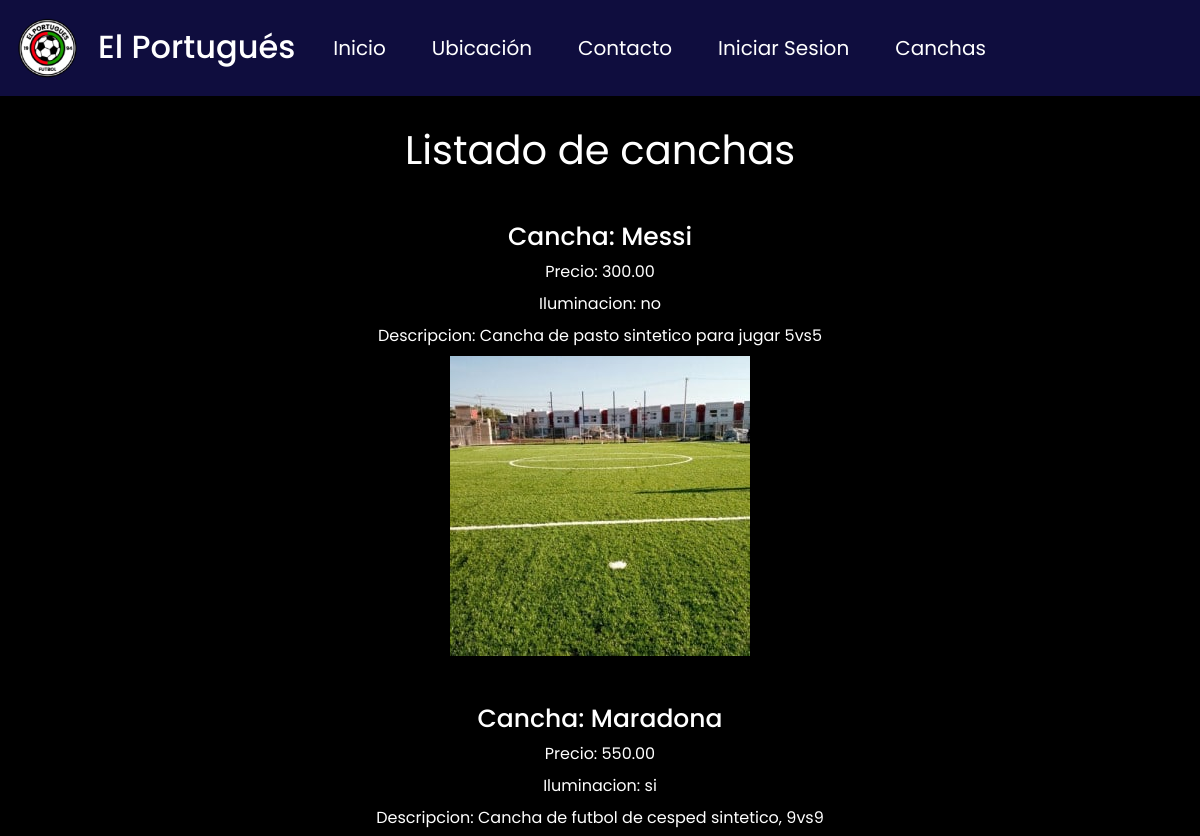
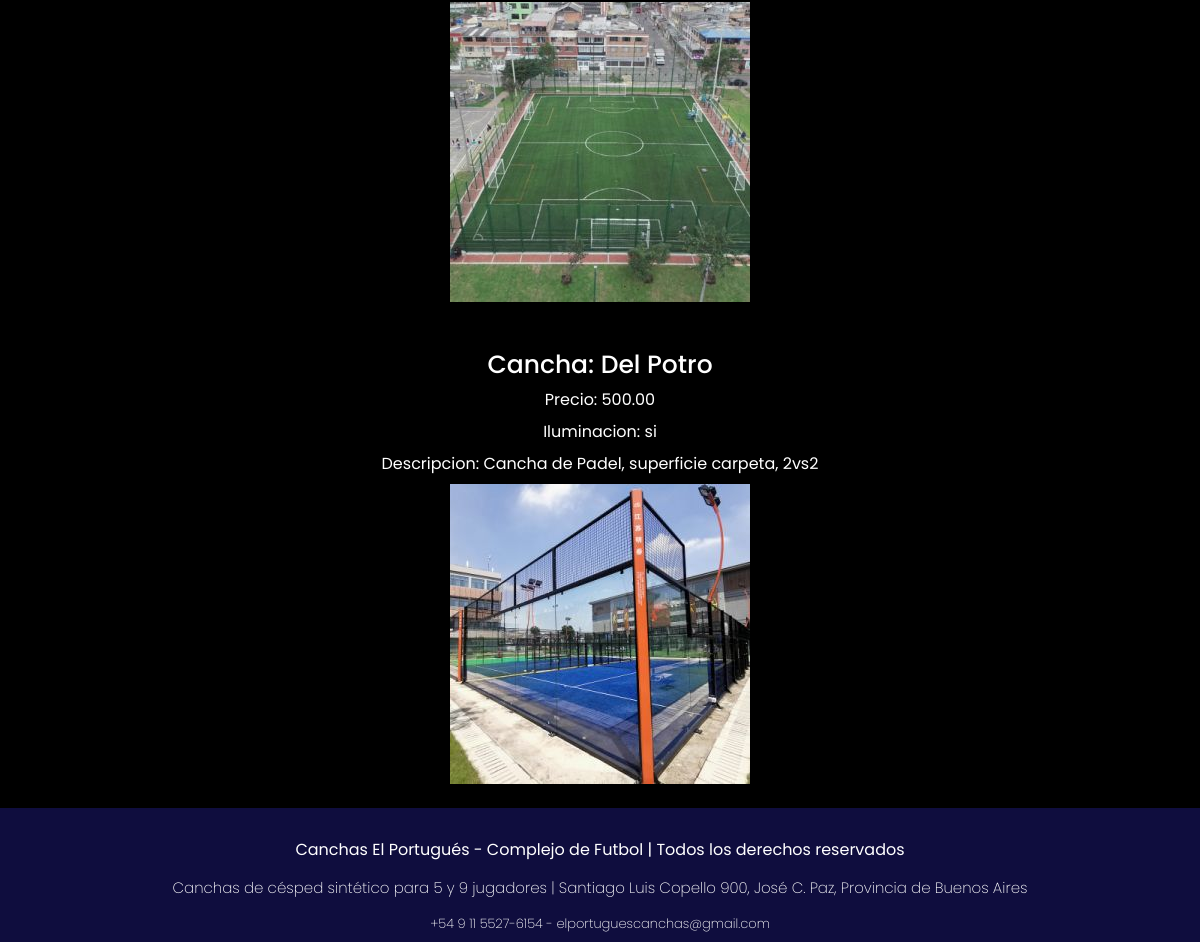
/canchas/index.php, run on the app's committed database (2 pictures, top to bottom).
### tables this page shows
CREATE TABLE `productos` (
  `codigoProducto` int(12) UNSIGNED NOT NULL,
  `nombreProducto` varchar(100) NOT NULL,
  `precioProducto` float(9,2) UNSIGNED DEFAULT NULL,
  `iluminacionProducto` varchar(10) NOT NULL,
  `fotoProducto` varchar(100) DEFAULT NULL,
  `descripcionProducto` text DEFAULT NULL,
  `categoriaProducto` tinyint(2) UNSIGNED NOT NULL
);

### canchas/index.php (the view)
<?php
include_once "headerCanchas.php"
?>
<?php
if(mysqli_connect('localhost','root','','carrito')){
	echo "<h1 class='centrar predio letrasubtitulo'>Listado de canchas</h1>";
	$con = mysqli_connect('localhost','root','','carrito');
	$consulta = "SELECT codigoProducto, nombreProducto, precioProducto, iluminacionProducto, descripcionProducto, fotoProducto FROM productos ";
		if($resultado = mysqli_query($con, $consulta)){
			while($fila = mysqli_fetch_array($resultado)){
				echo "<div>";
					echo "<h3 class='centrar mt-5'>Cancha: $fila[nombreProducto]</a></h3>";
					echo "<p>Precio: $fila[precioProducto] </p>";
					echo "<p>Iluminacion: $fila[iluminacionProducto] </p>";
					echo "<p>Descripcion: $fila[descripcionProducto] </p>";
					echo "<span class='centrar mb-4'><img src=fotos/$fila[fotoProducto] /></span>";
				echo "</div>";
			}
		}
	}
?>
<?php
include_once "../footer.php"
?>

### canchas/headerCanchas.php (shortened to what this page needs)
<!DOCTYPE html>
<html lang="es">
<head>
    <link href="https://cdn.jsdelivr.net/npm/bootstrap@5.2.1/dist/css/bootstrap.min.css" rel="stylesheet">
    <link rel="stylesheet" href="../estilo/style.css" />
</head>
<body>
<header>
<nav class="navbar navbar-expand-lg fondo-nav-bar">
  <div class="container-fluid">
    <a class="navbar-brand" href="../index.php">
      <img src="../imagenes/logopelota1.png" alt="Portugues" width="70" height="70">
    </a>
    <h1><a href="../index.php" class="titulo">El Portugués</a></h1>
    <div class="collapse navbar-collapse" id="navbarNav">
      <ul class="navbar-nav">
        <?php
          $menu = array();
          $menu['Inicio'] = "../index.php" ;
          $menu['Ubicación'] = "../pag1.php" ;
          $menu['Contacto'] = "../contacto.php";
          $menu['Iniciar Sesion'] = "../login/iniciologin.php";
          $menu['Canchas'] = "index.php";
          foreach ($menu as $botones=>$link){
            echo "<li class='nav-item'><a class='nav-link blanco' href=$link>$botones</a></li>";
          }
        ?>
      </ul>
    </div>
  </div>
</nav>
</header>

### footer.php
<footer class= "d-flex flex-column">
<p class="pfooter1">Canchas El Portugués - Complejo de Futbol | Todos los derechos reservados</p>
<p class="letratexto">Canchas de césped sintético para 5 y 9 jugadores | Santiago Luis Copello 900, José C. Paz, Provincia de Buenos Aires</p>
<p class="letracontacto">+54 9 11 5527-6154 - elportuguescanchas@gmail.com</p>
</footer>
</body>
</html>

### estilo/style.css (style rules this page uses)
* { font-family: 'Poppins'; }
.titulo { font-size: 32px; text-decoration: none; color: white; }
li { margin-left: 30px; color:white; }
.fondo-nav-bar { background-color: #0f0d3e; }
.blanco { color:white; font-size: 20px; }
.predio { margin-top: 30px; }
p { display: flex; color:white; margin-top: 8px; margin-bottom: 8px; justify-content: center; align-items: center; }
.centrar { display:flex; align-items: center; justify-content: center; }
body { background-color:black; }
footer { background-color: #0f0d3e; }
.pfooter1 { margin-top: 30px; }
.letrasubtitulo { font-weight: 400; color: white; }
.letratexto { font-size: 15px; font-weight: 200; line-height: 20px; }
.letracontacto { font-size: 13px; font-weight: 200; line-height: 20px; }
h3 { display: flex; color:white; font-size: 25px; }

### data on the page
productos: nombreProducto "Messi", precioProducto "300.00", iluminacionProducto "no", descripcionProducto "Cancha de pasto sintetico para jugar 5vs5", fotoProducto (picture)
productos: nombreProducto "Maradona", precioProducto "550.00", iluminacionProducto "si", descripcionProducto "Cancha de futbol de cesped sintetico, 9vs9", fotoProducto (picture)
productos: nombreProducto "Del Potro", precioProducto "500.00", iluminacionProducto "si", descripcionProducto "Cancha de Padel, superficie carpeta, 2vs2", fotoProducto (picture)

### other printed values
$botones "Inicio"
$botones "Ubicación"
$botones "Contacto"
$botones "Iniciar Sesion"
$botones "Canchas"
